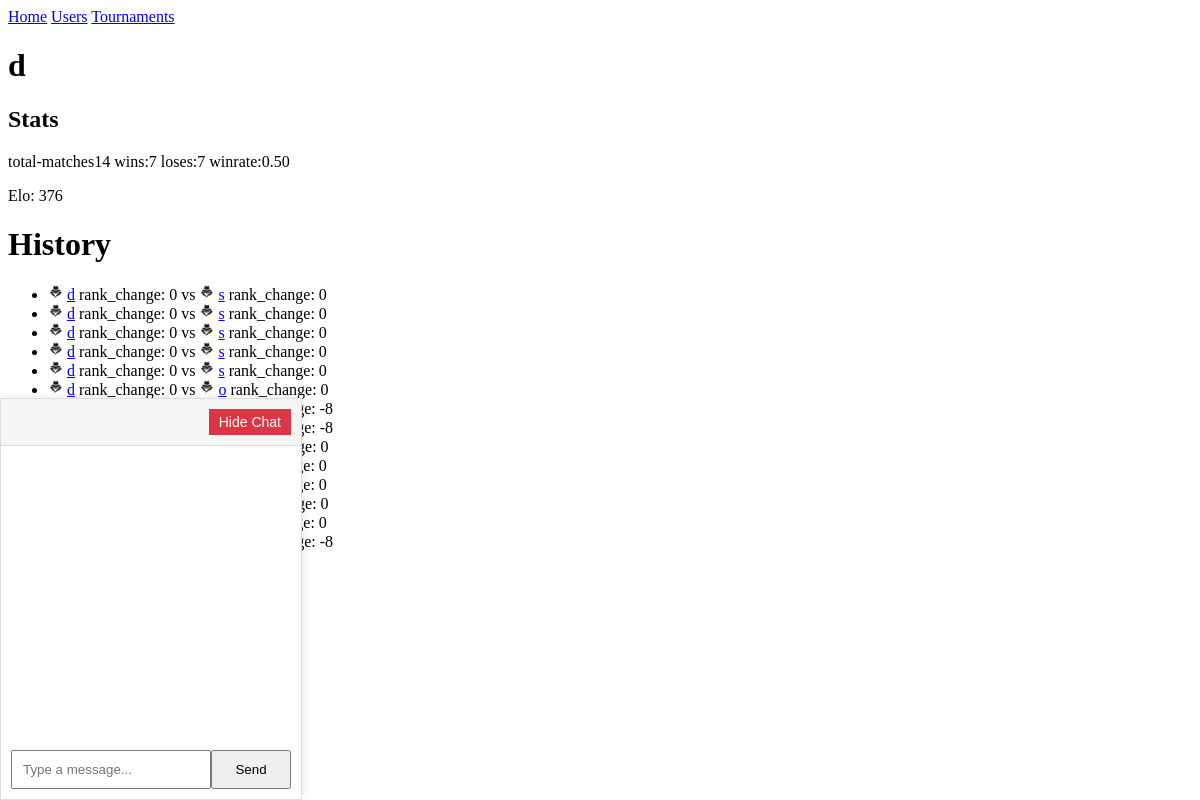
Page /users/6 (signed in) on the earlier database version.
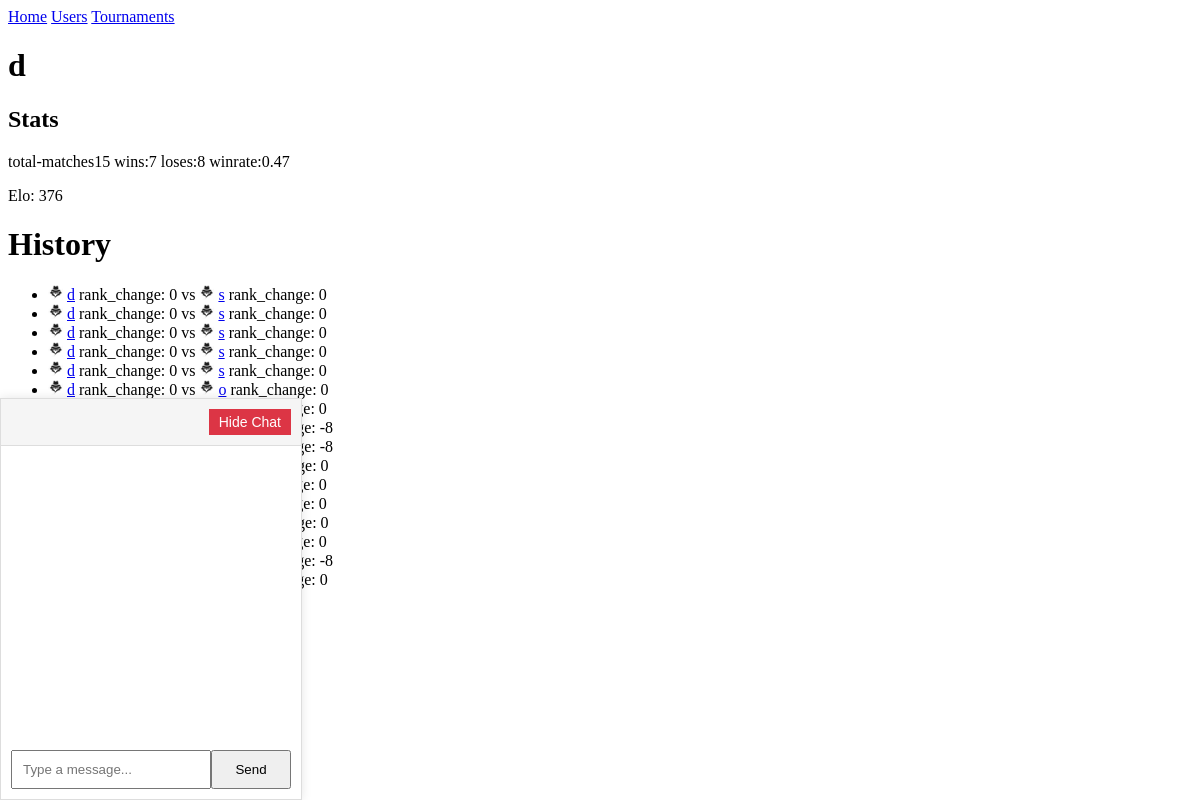
Same page on the later database version.
### users/models.py (models this page shows, shortened)
class MyUser(AbstractBaseUser):
    login = models.CharField(max_length=40, unique=True)
    email = models.EmailField(
        verbose_name="email address",
        max_length=255,
        unique=True,
    )
    date_of_birth = models.DateField()
    username = models.CharField(max_length=40, unique=True)
    is_active = models.BooleanField(default=True)
    is_admin = models.BooleanField(default=False)
    avatar = models.ImageField(upload_to='avatars/', default='default/default.png')
    elo = models.IntegerField(default=400)
    wins =  models.IntegerField(default=0)
    loses = models.IntegerField(default=0)
    total = models.IntegerField(default=0)
    objects = MyUserManager()
    USERNAME_FIELD = "login"
    REQUIRED_FIELDS = ["email", "date_of_birth", "username"]
    def __str__(self):
        return self.login

### game/models.py (models this page shows, shortened)
class GameSession(models.Model):
    player1 = models.ForeignKey(settings.AUTH_USER_MODEL, related_name='game_player1', null=True, on_delete=models.SET_NULL)
    player2 = models.ForeignKey(settings.AUTH_USER_MODEL, related_name='game_player2', null=True, on_delete=models.SET_NULL)
    score1 = models.IntegerField(default=0)
    score2 = models.IntegerField(default=0)
    rank_change1 = models.IntegerField(default=0)
    rank_change2 = models.IntegerField(default=0)
    connected = models.BooleanField(default=False)
    is_tournament = models.BooleanField(default=False)
    winner = models.ForeignKey(settings.AUTH_USER_MODEL, related_name='winner', null=True, on_delete=models.SET_NULL)
    is_active = models.BooleanField(default=True)
    created_at = models.DateTimeField(auto_now_add=True)

### pages/views.py (the view)
# urls.py: path('users/<int:id>', views.user_view),
def user_view(request, id):
    user = MyUser.objects.all().filter(id=id).first()
    if not user:
        return render(request, "user_doesnt_exist.html")
    matches = GameSession.objects.filter(Q(player1=user) | Q(player2=user))
    matches_with_ids = []
    for match in matches:
        if match.player1 == user:
            match_data = {
                'match': match,
                'player1': user,
                'player2': match.player2,
            }
        else:
            match_data = {
                'match': match,
                'player1': match.player1,
                'player2': user,
            }
        matches_with_ids.append(match_data)
    if user.total == 0:
        winrate = 0
    else:
        winrate = "%.2f" % (user.wins / user.total)
    if request.headers.get('X-Requested-With') == 'XMLHttpRequest':
        return render(request, 'partials/user.html', {'user':user, "matches_with_ids":matches_with_ids, 'winrate':winrate})
    return render(request, "user.html", {'user':user, "matches_with_ids":matches_with_ids, 'winrate':winrate})

### templates/user.html
{% extends "base.html" %}
{% block content %}
    {% include "partials/user.html" %}
{% endblock  %}

### templates/base.html (shortened to what this page needs)
{% load static %}
<!DOCTYPE html>
<html lang="en">
<head>
</head>
<body>
    {% include "navbar.html" %}
    <div id='app'>
        {% block content %}
        {% endblock  %}
    </div>
    {% include "chat.html" %}
</body>
</html>

### templates/navbar.html
<nav>
    <a href="/" data-route="/">Home</a>
    <a href="/users/" data-route="/users/">Users</a>
    <a href="/tournaments/" data-route="/tournaments/">Tournaments</a>
</nav>

### templates/partials/user.html
<h1>{{user.login}}</h1>
<h2>Stats</h2>
<p> total-matches{{user.total}} wins:{{user.wins}} loses:{{user.loses}} winrate:{{winrate}}</p>
<p>Elo: {{user.elo}}</p>
<h1>History</h1>
<ul>
{% for m in matches_with_ids %}
    <li>
        <img src="{{m.player1.avatar.url}}" width="15" height="15"/>
        <a href="/users/{{m.player1.id }}">{{m.match.player1}}</a>
        rank_change: {{m.match.rank_change1}}
        vs
        <img src="{{m.player2.avatar.url}}" width="15" height="15"/>
        <a href="/users/{{m.player2.id }}">{{m.match.player2}}</a>
        rank_change: {{m.match.rank_change2}}
    </li>
{% endfor %}
</ul>

### templates/chat.html (shortened to what this page needs)
{% load static %}
{% if user.is_authenticated %}
<div id="chat-wrapper">
    <div id="chat-header">
        <button id="hide-button">Hide Chat</button>
    </div>
    <div id="chat-box"></div>
    <div style="display: flex; padding: 10px; box-sizing: border-box;">
        <input type="text" id="message-input" placeholder="Type a message...">
        <button id="send-button">Send</button>
    </div>
</div>
{% endif %}
<link rel="stylesheet" href="{% static 'css/chat.css' %}">

### static/css/chat.css (style rules this page uses)
#chat-wrapper { position: fixed; bottom: 0; left: 0; width: 300px; max-width: 100%; border: 1px solid #ddd; background-color: #fff; box-shadow: 0 0 10px rgba(0, 0, 0, 0.1); z-index: 1000; display: flex; flex-direction: column; height: 400px; }
#chat-header { display: flex; justify-content: flex-end; padding: 10px; border-bottom: 1px solid #ddd; background-color: #f5f5f5; }
#hide-button { background-color: #dc3545; color: #fff; border: none; padding: 5px 10px; cursor: pointer; font-size: 14px; }
#chat-box { flex: 1; overflow-y: scroll; padding: 10px; box-sizing: border-box; }
#message-input { width: calc(100% - 80px); padding: 10px; box-sizing: border-box; }
#send-button { width: 80px; padding: 10px; box-sizing: border-box; }

Differences in the rows shown:
changed MyUser: total "14" → "15"; loses "7" → "8"
added GameSession: match.rank_change2 "0"
added GameSession: match.rank_change2 "0"
Other differences:
{{ winrate }}: "0.50" → "0.47"
